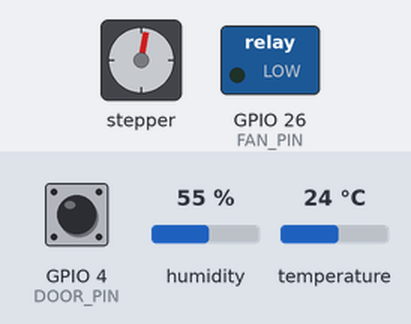
Simulated run of this program. Board: ESP32. Parts: stepper motor, switched loads named in the program (green lamp = pin HIGH). Inputs (shaded band) come from the test bench; at power-on: temperature 24 °C, GPIO 4 (DOOR_PIN) LOW, humidity 55 %. Stepper angles assume 2048 steps per turn; pins used as bus, display or sensor lines are not drawn; what the program prints to the serial monitor is not drawn.

Above: at 0.99 s.
1.3 s: temperature set to 8.7 °C
At 4.7 s:
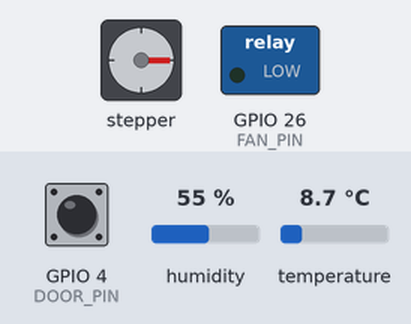
5.2 s: temperature set to 7.5 °C
At 9.2 s:
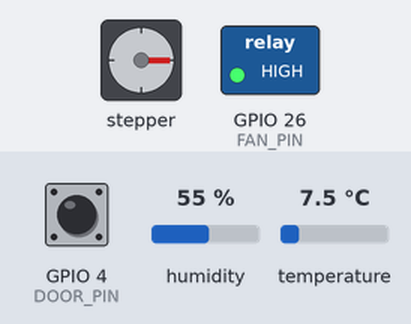
9.5 s: GPIO 4 (DOOR_PIN) driven HIGH
At 12.9 s:
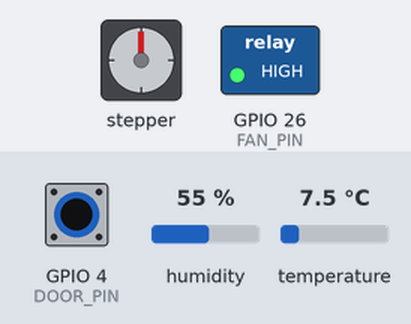
13.0 s: humidity set to 22 %
16.5 s: GPIO 4 (DOOR_PIN) driven LOW
At 17.75 s:
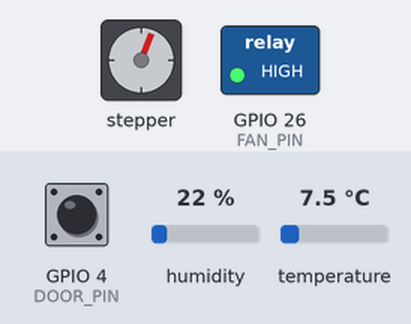
20.0 s: GPIO 4 (DOOR_PIN) pulsed HIGH 2 times (0.12 s each, 0.3 s apart)
Timing chart, 0 to 23.0 s (numbered marks = the images above; inputs shaded):
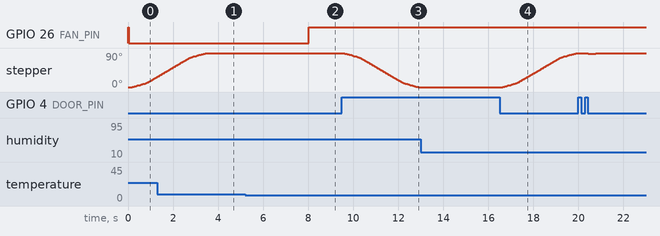

Measured:
- the behaviour switches between 8.1 and 8 °C on temperature (found by bisection; images 1 and 2)
- after the input at 5.2 s, GPIO 26 (FAN_PIN): LOW → HIGH after 2.8 s
- after the input at 9.5 s, stepper: keeps turning counter-clockwise at about 27°/s, starting at once
- after the input at 13.0 s, every drawn part: stays the same
- after the input at 16.5 s, stepper: keeps turning clockwise at about 27°/s, starting after 0.13 s

The program:

main.cpp
```cpp
#include <Arduino.h>
#include <DHT.h>
#include <OneWire.h>
#include <DallasTemperature.h>
#include <AccelStepper.h>
#include "icte_protocol.h"
#include "w25q64_flash.h"

// 1. CHÂN CẮM PHẦN CỨNG
#define DHTPIN          27
#define DHTTYPE         DHT22
#define DOOR_PIN        4
#define FAN_PIN         26
#define DS18B20_PIN     14

#define IN1 19
#define IN2 18
#define IN3 5
#define IN4 21

DHT dht(DHTPIN, DHTTYPE);
OneWire oneWire(DS18B20_PIN);
DallasTemperature ds18b20(&oneWire);
AccelStepper stepper(AccelStepper::FULL4WIRE, IN1, IN3, IN2, IN4);
FlashRingBuffer flashBuffer;

const long STEPS_OPEN = 512;
const long STEPS_CLOSED = 0;

// 2. BIẾN DÙNG CHUNG FREERTOS
SemaphoreHandle_t xDataMutex;
icte_packet_t global_packet;

enum ThermalState { STATE_NORMAL = 0, STATE_WARNING = 1, STATE_VIOLATION = 2 };
ThermalState currentState = STATE_NORMAL;

float totalExposure = 0.0;
unsigned long lastCalcTime = 0;

// 3. TASK 1: ĐỌC CẢM BIẾN & TÍNH TOÁN FSM (2000ms)
void Task_Sensors(void *pvParameters) {
    (void) pvParameters;
    TickType_t xLastWakeTime = xTaskGetTickCount();

    for (;;) {
        float t_dht = dht.readTemperature();
        float h_dht = dht.readHumidity();

        if (isnan(t_dht)) t_dht = 5.0;
        if (isnan(h_dht)) h_dht = 85.0;

        bool isDoorOpen = (digitalRead(DOOR_PIN) == LOW);

        unsigned long currentTime = millis();
        if (lastCalcTime > 0) {
            float dt_minutes = (currentTime - lastCalcTime) / 60000.0;
            if (t_dht > 8.0) totalExposure += (t_dht - 8.0) * dt_minutes;
            else if (t_dht < 2.0) totalExposure += (2.0 - t_dht) * dt_minutes;
        }
        lastCalcTime = currentTime;

        if (totalExposure >= 30.0) currentState = STATE_VIOLATION;
        else if (t_dht > 8.0 || t_dht < 2.0 || isDoorOpen) currentState = STATE_WARNING;
        else currentState = STATE_NORMAL;

        digitalWrite(FAN_PIN, (t_dht > 8.0) ? LOW : HIGH);

        if (xSemaphoreTake(xDataMutex, portMAX_DELAY) == pdTRUE) {
            global_packet.header = 0xAA55;
            global_packet.device_id = 0x0001;
            global_packet.timestamp = (millis() / 1000) + 1773700000;
            global_packet.temperature = (int16_t)(t_dht * 100);
            global_packet.humidity = (uint16_t)(h_dht * 100);
            global_packet.door_status = isDoorOpen ? 0x01 : 0x00;
            global_packet.severity = (uint8_t)currentState;
            global_packet.crc16 = calculate_crc16((uint8_t*)&global_packet, 14);

            xSemaphoreGive(xDataMutex);
        }

        vTaskDelayUntil(&xLastWakeTime, pdMS_TO_TICKS(2000));
    }
}

// 4. TASK 2: ĐIỀU KHIỂN CỬA BẰNG ĐỘNG CƠ BƯỚC
void Task_DoorControl(void *pvParameters) {
    (void) pvParameters;
    bool lastSwitchState = false;

    for (;;) {
        bool currentSwitchState = (digitalRead(DOOR_PIN) == LOW);

        if (currentSwitchState && !lastSwitchState) {
            lastSwitchState = true;
            stepper.enableOutputs();
            stepper.moveTo(STEPS_OPEN);
        } else if (!currentSwitchState && lastSwitchState) {
            lastSwitchState = false;
            stepper.enableOutputs();
            stepper.moveTo(STEPS_CLOSED);
        }

        if (stepper.distanceToGo() != 0) {
            stepper.run();
        } else {
            stepper.disableOutputs();
        }

        vTaskDelay(pdMS_TO_TICKS(5));
    }
}

// 5. TASK 3: LƯU TỰ ĐỘNG VÀO FLASH RING BUFFER VÀ TRUYỀN DỮ LIỆU
void Task_TelemetryTx(void *pvParameters) {
    (void) pvParameters;

    for (;;) {
        vTaskDelay(pdMS_TO_TICKS(3000));

        if (xSemaphoreTake(xDataMutex, portMAX_DELAY) == pdTRUE) {
            // 1. Lưu gói tin vào bộ nhớ SPI Flash W25Q64
            flashBuffer.push(&global_packet);

            // 2. Xuất dữ liệu ra Serial Terminal
            uint8_t *raw_bytes = (uint8_t*)&global_packet;

            Serial.printf("[SPI FLASH LOG] Da luu 16B vao Ring Buffer! (Tong trong Flash: %d goi)\n",
                          flashBuffer.get_count());
            Serial.print("  └─> [RAW 16B]: ");
            for (size_t i = 0; i < sizeof(icte_packet_t); i++) {
                if (raw_bytes[i] < 0x10) Serial.print("0");
                Serial.print(raw_bytes[i], HEX);
                Serial.print(" ");
            }
            Serial.println();

            Serial.printf("  └─> [DECODED] Temp: %.2f C | Hum: %.2f %% | Door: %s | CRC: 0x%04X\n\n",
                          global_packet.temperature / 100.0,
                          global_packet.humidity / 100.0,
                          global_packet.door_status ? "MO" : "DONG",
                          global_packet.crc16);

            xSemaphoreGive(xDataMutex);
        }
    }
}

void setup() {
    Serial.begin(115200);

    dht.begin();
    ds18b20.begin();
    flashBuffer.begin();

    pinMode(DOOR_PIN, INPUT_PULLUP);
    pinMode(FAN_PIN, OUTPUT);
    digitalWrite(FAN_PIN, HIGH);

    stepper.setMaxSpeed(600.0);
    stepper.setAcceleration(300.0);
    stepper.setCurrentPosition(0);
    stepper.disableOutputs();

    xDataMutex = xSemaphoreCreateMutex();

    xTaskCreatePinnedToCore(Task_Sensors,     "TaskSensors",     4096, NULL, 2, NULL, 1);
    xTaskCreatePinnedToCore(Task_DoorControl, "TaskDoorControl", 2048, NULL, 3, NULL, 1);
    xTaskCreatePinnedToCore(Task_TelemetryTx,  "TaskTelemetry",   4096, NULL, 1, NULL, 0);

    Serial.println("=================================================");
    Serial.println(" FREERTOS + W25Q64 FLASH RING BUFFER ACTIVE     ");
    Serial.println("=================================================");
}

void loop() {
    // FreeRTOS Kernel quản lý toàn bộ tác vụ
}
```

icte_protocol.h
```cpp
#ifndef ICTE_PROTOCOL_H
#define ICTE_PROTOCOL_H

#include <stdint.h>
#include <stddef.h>

#pragma pack(push, 1)

typedef struct {
    uint16_t header;       // 2 Bytes: 0xAA55
    uint16_t device_id;    // 2 Bytes: 0x0001
    uint32_t timestamp;    // 4 Bytes: Unix Epoch Timestamp
    int16_t  temperature;  // 2 Bytes: Temp x 100
    uint16_t humidity;     // 2 Bytes: Hum x 100
    uint8_t  door_status;  // 1 Byte : 0x00=Đóng, 0x01=Mở
    uint8_t  severity;     // 1 Byte : Mức độ cảnh báo
    uint16_t crc16;        // 2 Bytes: Mã kiểm tra lỗi CRC16
} icte_packet_t;

#pragma pack(pop)

inline uint16_t calculate_crc16(const uint8_t *data, size_t length) {
    uint16_t crc = 0xFFFF;
    for (size_t i = 0; i < length; i++) {
        crc ^= data[i];
        for (uint8_t j = 0; j < 8; j++) {
            if (crc & 0x0001) crc = (crc >> 1) ^ 0xA001;
            else crc >>= 1;
        }
    }
    return crc;
}

#endif // ICTE_PROTOCOL_H
```

w25q64_flash.h
```cpp
#ifndef W25Q64_FLASH_H
#define W25Q64_FLASH_H

#include <Arduino.h>
#include <SPI.h>
#include "icte_protocol.h"

// Định nghĩa chân SPI cho ESP32 (VSPI)
#define FLASH_CS_PIN    5
#define FLASH_SCK_PIN   18
#define FLASH_MISO_PIN  19
#define FLASH_MOSI_PIN  23

// Lệnh SPI chuẩn công nghiệp của IC W25Q64
#define CMD_WRITE_ENABLE    0x06
#define CMD_SECTOR_ERASE    0x20
#define CMD_PAGE_PROGRAM    0x02
#define CMD_READ_DATA       0x03
#define CMD_READ_STATUS_1   0x05

// Thông số vùng Ring Buffer
#define SECTOR_SIZE             4096    // 4 KB
#define PACKET_SIZE             16      // 16 Bytes
#define PACKETS_PER_SECTOR      (SECTOR_SIZE / PACKET_SIZE) // 256 gói/sector
#define TOTAL_BUFFER_SECTORS    16      // Dành 16 Sectors (64KB = 4,096 gói tin đệm)

class FlashRingBuffer {
private:
    uint32_t head_index; // Vị trí ghi tiếp theo (0 -> TOTAL_BUFFER_SECTORS * 256 - 1)
    uint32_t tail_index; // Vị trí đọc tiếp theo
    uint32_t count;      // Số gói tin hiện có trong bộ nhớ Flash

    void select_chip() { digitalWrite(FLASH_CS_PIN, LOW); }
    void deselect_chip() { digitalWrite(FLASH_CS_PIN, HIGH); }

    void wait_busy() {
        select_chip();
        SPI.transfer(CMD_READ_STATUS_1);
        while (SPI.transfer(0x00) & 0x01); // Chờ bit BUSY về 0
        deselect_chip();
    }

    void write_enable() {
        select_chip();
        SPI.transfer(CMD_WRITE_ENABLE);
        deselect_chip();
    }

public:
    FlashRingBuffer() : head_index(0), tail_index(0), count(0) {}

    void begin() {
        pinMode(FLASH_CS_PIN, OUTPUT);
        deselect_chip();
        SPI.begin(FLASH_SCK_PIN, FLASH_MISO_PIN, FLASH_MOSI_PIN, FLASH_CS_PIN);
        erase_sector(0); // Xóa Sector đầu tiên làm sạch ban đầu
    }

    void erase_sector(uint32_t sector_num) {
        uint32_t addr = sector_num * SECTOR_SIZE;
        write_enable();
        select_chip();
        SPI.transfer(CMD_SECTOR_ERASE);
        SPI.transfer((addr >> 16) & 0xFF);
        SPI.transfer((addr >> 8) & 0xFF);
        SPI.transfer(addr & 0xFF);
        deselect_chip();
        wait_busy();
    }

    bool push(const icte_packet_t *pkt) {
        uint32_t current_sector = (head_index / PACKETS_PER_SECTOR) % TOTAL_BUFFER_SECTORS;
        uint32_t sector_offset = (head_index % PACKETS_PER_SECTOR) * PACKET_SIZE;
        uint32_t flash_addr = (current_sector * SECTOR_SIZE) + sector_offset;

        // Nếu bắt đầu ghi vào đầu một Sector mới -> Phải Erase Sector đó trước!
        if (sector_offset == 0) {
            erase_sector(current_sector);
        }

        // Ghi 16 Bytes gói tin vào Flash
        write_enable();
        select_chip();
        SPI.transfer(CMD_PAGE_PROGRAM);
        SPI.transfer((flash_addr >> 16) & 0xFF);
        SPI.transfer((flash_addr >> 8) & 0xFF);
        SPI.transfer(flash_addr & 0xFF);

        const uint8_t *data = (const uint8_t*)pkt;
        for (size_t i = 0; i < PACKET_SIZE; i++) {
            SPI.transfer(data[i]);
        }
        deselect_chip();
        wait_busy();

        head_index = (head_index + 1) % (TOTAL_BUFFER_SECTORS * PACKETS_PER_SECTOR);
        if (count < (TOTAL_BUFFER_SECTORS * PACKETS_PER_SECTOR)) {
            count++;
        } else {
            // Đã đầy bộ đệm -> Đẩy con trỏ Tail tiến lên (đè dữ liệu cũ nhất)
            tail_index = (tail_index + 1) % (TOTAL_BUFFER_SECTORS * PACKETS_PER_SECTOR);
        }
        return true;
    }

    bool pop(icte_packet_t *pkt) {
        if (count == 0) return false;

        uint32_t current_sector = (tail_index / PACKETS_PER_SECTOR) % TOTAL_BUFFER_SECTORS;
        uint32_t sector_offset = (tail_index % PACKETS_PER_SECTOR) * PACKET_SIZE;
        uint32_t flash_addr = (current_sector * SECTOR_SIZE) + sector_offset;

        select_chip();
        SPI.transfer(CMD_READ_DATA);
        SPI.transfer((flash_addr >> 16) & 0xFF);
        SPI.transfer((flash_addr >> 8) & 0xFF);
        SPI.transfer(flash_addr & 0xFF);

        uint8_t *data = (uint8_t*)pkt;
        for (size_t i = 0; i < PACKET_SIZE; i++) {
            data[i] = SPI.transfer(0x00);
        }
        deselect_chip();

        tail_index = (tail_index + 1) % (TOTAL_BUFFER_SECTORS * PACKETS_PER_SECTOR);
        count--;
        return true;
    }

    uint32_t get_count() const { return count; }
};

#endif // W25Q64_FLASH_H
```
